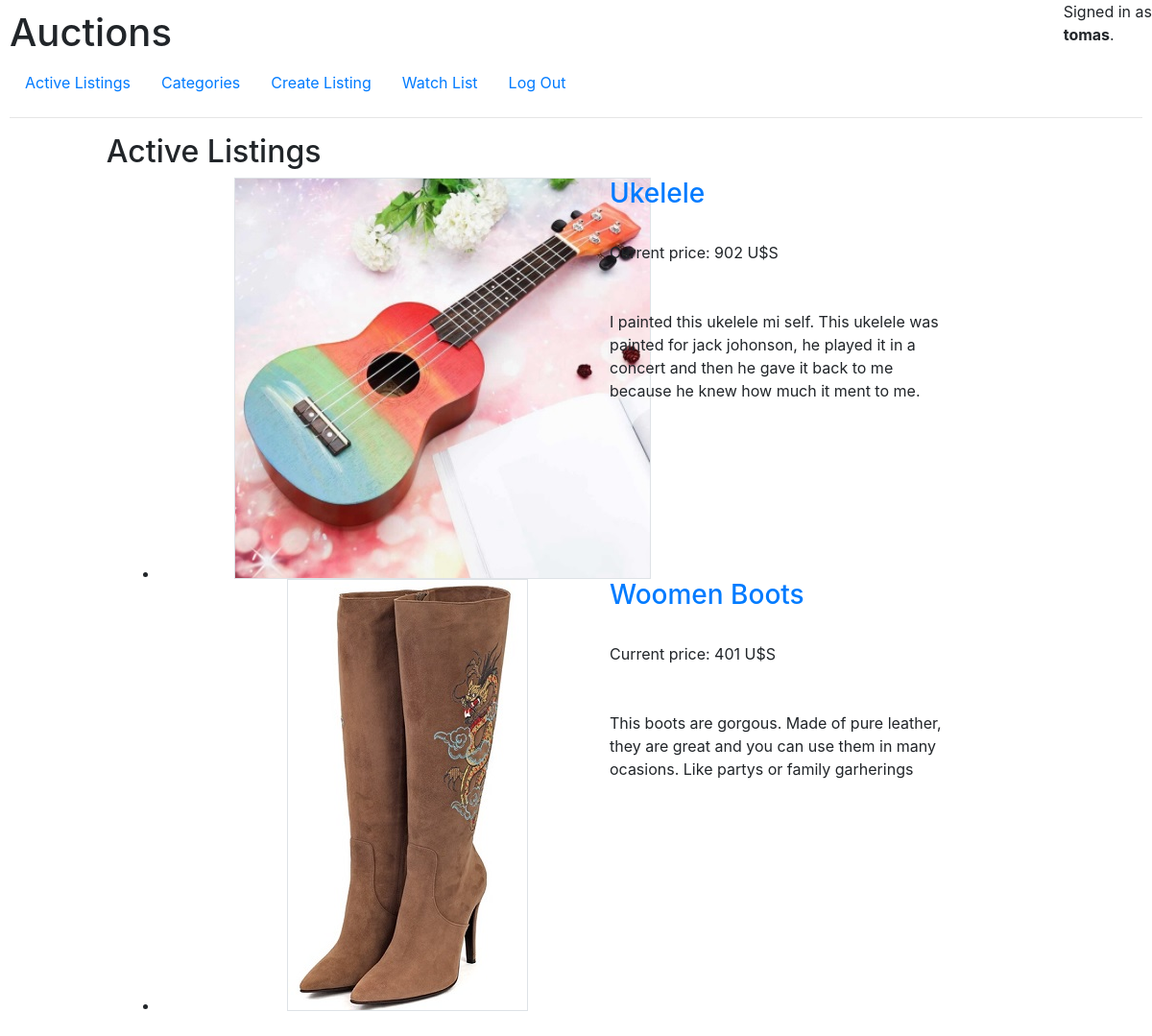
The app's page /Watch_List/2 (signed in) with its own data.
### auctions/models.py (models this page shows, shortened)
class User(AbstractUser):
    pass

class Auction(models.Model):
    seller = models.ForeignKey(User, on_delete=models.CASCADE, related_name="auctions_owned")
    product_name = models.CharField(max_length=100)
    description = models.CharField(max_length=1000)
    auction_image = models.FilePathField(path=images_path, blank=True, null=True)
    starting_bid = models.IntegerField()
    sold = models.BooleanField()
    category_name = models.ForeignKey(Category, related_name="auctions_with_category", on_delete=models.SET_NULL, null= True)

### auctions/views.py (the view)
# urls.py: path("Watch_List/<int:user_id>", views.WatchList, name="WatchList"),
@login_required(login_url="login")
def WatchList(request, user_id):
    auctions = filter_sold_render_images("watchlist", user_id)
    return render(request, "auctions/WatchList.html",
    { "auctions": auctions, "bid": Bid.objects.all()
    })

### auctions/views.py (called while the page is built)
def filter_sold_render_images(category, *userid):
    if category == "no":
        auctions = Auction.objects.filter(sold=False)
    elif category == "watchlist":
        watch_list = Watch_list.objects.filter(user=userid,watch=True)
        watchlist = []
        for watchedauction in watch_list:
            watchlist.append(watchedauction.auction.id)
        auctions = Auction.objects.filter(pk__in=watchlist)
    else:
        auctions = Auction.objects.filter(sold=False, category_name=category)
    for auction in auctions:
        if auction:
            auction.auction_image = auction.auction_image[66:]
            try:
                bid = Bid.objects.get(auction_product=auction.id)
                auction.starting_bid = bid.last_bid
            except:
                pass
    return (auctions)

### auctions/templates/auctions/WatchList.html (shortened to what this page needs)
{% extends "auctions/layout.html" %}
{% load static %}
{% block body %}
    {% if category %}
        <h2>{{ category }}</h2>
    {% elif messege %}
        <h2>Active Listings</h2>
        <h4>{{ messege }}</h4>
    {% else %}
        <h2>Active Listings</h2>
    {% endif %}
    <div id="products">
        <ul>
            {% for auction in auctions %}
                <div class="container">
                    <li id="product">
                        <div class= "row">
                            <div class="col-1"></div>
                            <div class="col-5">
                                <div style="text-align:center;">
                                    <img class="border" src="{{ auction.auction_image }}">
                                </div>
                            </div>
                            <div class="col-5">
                                    <h3><a href="{% url 'listing' user.id auction.id %}">{{ auction.product_name }}</a></h3><br>
                                <div>
                                    Current price: {{ auction.starting_bid }} U$S
                                </div><br><br>
                                <div>
                                    {{ auction.description }}
                                </div><br><br>
                        </div>
                    </li>
                </div>
            {% empty %}
                <li>No auctions in your watch list</li>
            {% endfor %}
        </ul>
    </div>
{% endblock %}

### auctions/templates/auctions/layout.html (shortened to what this page needs)
{% load static %}
<!DOCTYPE html>
<html lang="en">
    <head>
        <link rel="stylesheet" href="https://stackpath.bootstrapcdn.com/bootstrap/4.4.1/css/bootstrap.min.css">
        <link href="{% static 'auctions/styles.css' %}" rel="stylesheet">
    </head>
    <body>
        <h1>Auctions</h1>
        <div id="user" style="position:fixed; top:0; right:0;">
            {% if user.is_authenticated %}
                <div>
                    Signed in as
                </div>
                <strong>{{ user.username }}</strong>.
            {% else %}
                Not signed in.
            {% endif %}
        </div>
        <ul class="nav">
            <li class="nav-item">
                <a class="nav-link" href="{% url 'index' %}">Active Listings</a>
            </li>
            <li class="nav-item">
                <a class="nav-link" href="{% url 'categories' %}">Categories</a>
            </li>
            {% if user.is_authenticated %}
                <li class="nav-item">
                    <a class="nav-link" href="{% url 'createlisting' %}">Create Listing</a>
                </li>
                <li class="nav-item">
                    <a class="nav-link" href="{% url 'WatchList' user.id %}">Watch List</a>
                </li>
                <li class="nav-item">
                    <a class="nav-link" href="{% url 'logout' %}">Log Out</a>
                </li>
            {% endif %}
        </ul>
        <hr>
                <div class="row">
            <div class="sidebar col-lg-1 col-md-2">
            </div>
            <div class="main col-lg-10 col-md-8">
                {% block body %}
                {% endblock %}
            </div>
            <div class="sidebar col-lg-1 col-md-2">
            </div>
        </div>
    </body>
</html>

### auctions/static/auctions/styles.css (style rules this page uses)
body { padding: 10px; }
#user { position: absolute; top:0; right:0; }
#products { bottom:0px; }

### records on screen
User: username "tomas"
Auction: shows a picture, product_name "Ukelele", starting_bid "902", description "I painted this ukelele mi self. This ukelele was painted for jack johonson, he played it in a concert and then he gave it back to me because he knew how much it ment to me."
Auction: shows a picture, product_name "Woomen Boots", starting_bid "401", description "This boots are gorgous. Made of pure leather, they are great and you can use them in many ocasions. Like partys or family garherings"
